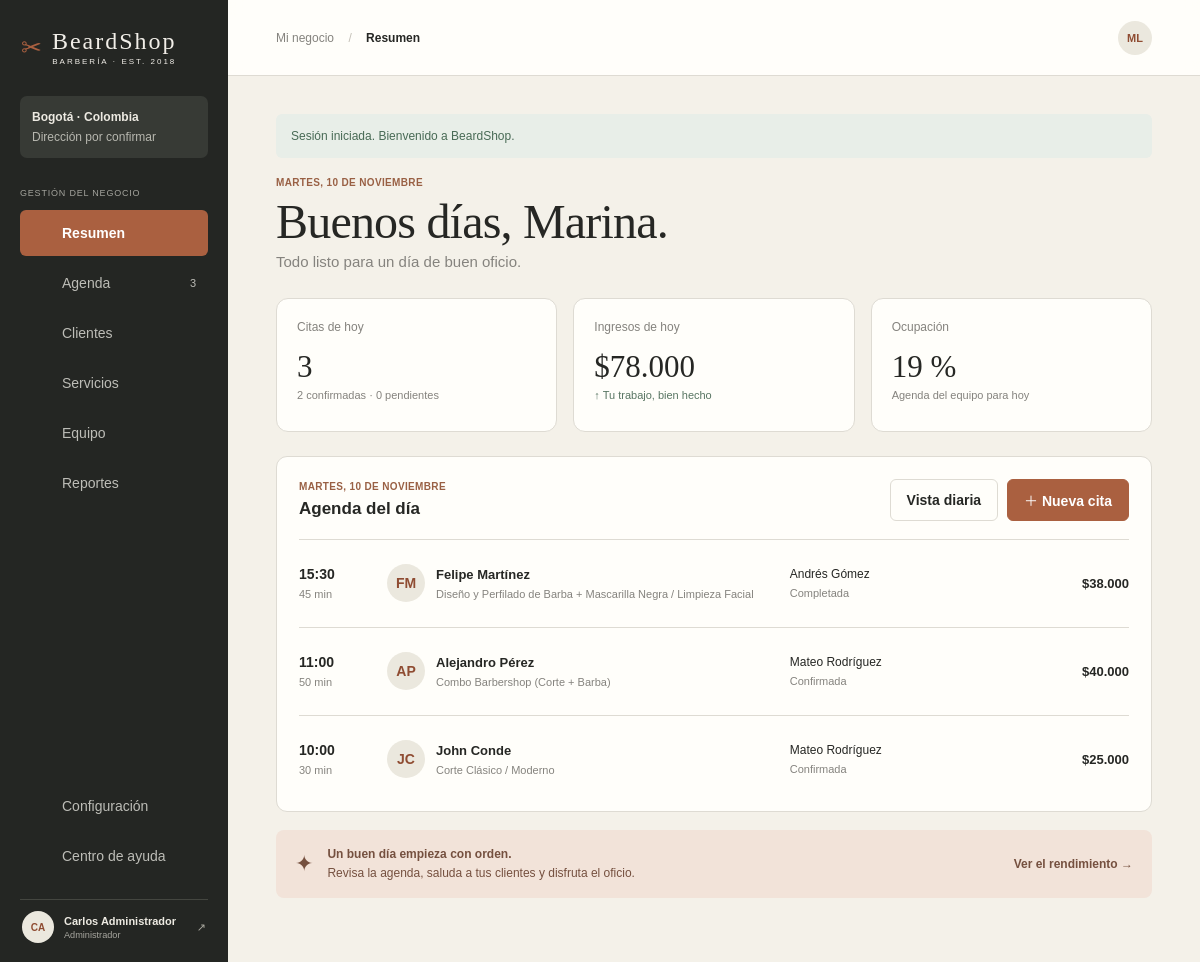
/index.php?view=dashboard (signed in), run on the app's committed database.
### tables this page shows
CREATE TABLE IF NOT EXISTS citas (
    id_cita INT AUTO_INCREMENT PRIMARY KEY,
    id_cliente INT NOT NULL,
    id_barbero INT NOT NULL,
    fecha_hora DATETIME NOT NULL,
    estado_cita ENUM('Pendiente', 'Confirmada', 'Completada', 'Cancelada') NOT NULL DEFAULT 'Pendiente',
    created_at TIMESTAMP DEFAULT CURRENT_TIMESTAMP,
    KEY idx_citas_fecha_estado (fecha_hora, estado_cita),
    KEY idx_citas_barbero_fecha (id_barbero, fecha_hora),
    CONSTRAINT fk_citas_cliente
        FOREIGN KEY (id_cliente) REFERENCES usuarios(id_usuario) ON DELETE CASCADE,
    CONSTRAINT fk_citas_barbero
        FOREIGN KEY (id_barbero) REFERENCES barberos(id_barbero) ON DELETE CASCADE
);

CREATE TABLE IF NOT EXISTS usuarios (
    id_usuario INT AUTO_INCREMENT PRIMARY KEY,
    nombre VARCHAR(100) NOT NULL,
    correo VARCHAR(100) NOT NULL UNIQUE,
    telefono VARCHAR(20) NOT NULL,
    password VARCHAR(255) NOT NULL,
    rol ENUM('Administrador', 'Barbero', 'Cliente') NOT NULL DEFAULT 'Cliente',
    fecha_nacimiento DATE NULL,
    notas TEXT NULL,
    created_at TIMESTAMP DEFAULT CURRENT_TIMESTAMP
);

### index.php (the view, shortened to what this page needs)
<?php
function h($value): string
{
    return htmlspecialchars((string) $value, ENT_QUOTES, 'UTF-8');
}
function pesos($amount): string
{
    return '$' . number_format((float) $amount, 0, ',', '.');
}
$requestedView = $_GET['view'] ?? 'dashboard';
$view = is_string($requestedView) ? $requestedView : 'not-found';
$pdo = null;
try {
    $pdo = conexion();
} catch (PDOException $exception) {
    error_log('BeardShop database connection failed: ' . $exception->getMessage());
    $connectionError = 'No se pudo conectar con la base de datos. Revisa CONEXION.php y ejecuta database/schema.sql.';
}
$flash = $_SESSION['flash'] ?? null;
$today = date('Y-m-d');
$spanishMonths = [1 => 'enero', 'febrero', 'marzo', 'abril', 'mayo', 'junio', 'julio', 'agosto', 'septiembre', 'octubre', 'noviembre', 'diciembre'];
$spanishWeekdays = ['domingo', 'lunes', 'martes', 'miércoles', 'jueves', 'viernes', 'sábado'];
$todaySpanish = $spanishWeekdays[(int) date('w')] . ', ' . date('d') . ' de ' . $spanishMonths[(int) date('n')];
$appointments = [
    ['id_cita' => 1, 'fecha_hora' => $today . ' 10:00:00', 'estado_cita' => 'Confirmada', 'cliente' => 'Alejandro Martín', 'telefono' => '612 345 678', 'barbero' => 'Diego Ruiz', 'servicio' => 'Corte + barba', 'duracion' => 45, 'total' => 38000],
    ['id_cita' => 2, 'fecha_hora' => $today . ' 10:30:00', 'estado_cita' => 'Confirmada', 'cliente' => 'Pablo García', 'telefono' => '622 456 789', 'barbero' => 'Lucas Vidal', 'servicio' => 'Corte clásico', 'duracion' => 30, 'total' => 25000],
    ['id_cita' => 3, 'fecha_hora' => $today . ' 11:00:00', 'estado_cita' => 'Pendiente', 'cliente' => 'Javier Torres', 'telefono' => '633 567 890', 'barbero' => 'Diego Ruiz', 'servicio' => 'Ritual de barba', 'duracion' => 25, 'total' => 20000],
];
$metrics = ['appointments' => 12, 'revenue' => 326000, 'occupancy' => 75, 'clients' => 248, 'regulars' => 186, 'services' => 292];
if ($pdo) {
    $clients = $pdo->query(
        "SELECT u.id_usuario, u.nombre, u.correo, u.telefono,
                COUNT(DISTINCT c.id_cita) AS visitas,
                COALESCE(SUM(cs.precio_aplicado), 0) AS total_gastado,
                MAX(c.fecha_hora) AS ultima_visita
         FROM usuarios u
         LEFT JOIN citas c ON c.id_cliente = u.id_usuario
         LEFT JOIN cita_servicios cs ON cs.id_cita = c.id_cita
         WHERE u.rol = 'Cliente'
         GROUP BY u.id_usuario, u.nombre, u.correo, u.telefono
         ORDER BY u.nombre"
    )->fetchAll();
    $appointments = $pdo->query(
        "SELECT c.id_cita, c.fecha_hora, c.estado_cita, u.nombre AS cliente,
                u.telefono, ub.nombre AS barbero,
                COALESCE(GROUP_CONCAT(s.nombre_servicio ORDER BY s.nombre_servicio SEPARATOR ' + '), 'Servicio por definir') AS servicio,
                COALESCE(SUM(cs.precio_aplicado), 0) AS total,
                COALESCE(SUM(s.duracion_minutos), 0) AS duracion
         FROM citas c
         JOIN usuarios u ON u.id_usuario = c.id_cliente
         JOIN barberos b ON b.id_barbero = c.id_barbero
         JOIN usuarios ub ON ub.id_usuario = b.id_usuario
         LEFT JOIN cita_servicios cs ON cs.id_cita = c.id_cita
         LEFT JOIN servicios s ON s.id_servicio = cs.id_servicio
         GROUP BY c.id_cita, c.fecha_hora, c.estado_cita, u.nombre, u.telefono, ub.nombre
         ORDER BY c.fecha_hora DESC
         LIMIT 200"
    )->fetchAll();
    $summary = $pdo->query(
        "SELECT
            (SELECT COUNT(*) FROM citas WHERE DATE(fecha_hora) = CURDATE() AND estado_cita <> 'Cancelada') AS citas_hoy,
            (SELECT COALESCE(SUM(monto), 0) FROM pagos WHERE DATE(fecha_pago) = CURDATE() AND estado_pago = 'Aprobado') AS ingresos_hoy,
            (SELECT COUNT(*) FROM citas WHERE DATE(fecha_hora) = CURDATE() AND estado_cita = 'Completada') AS servicios_hoy,
            (SELECT COUNT(*) FROM barberos WHERE estado = 'Activo') AS barberos_activos,
            (SELECT COUNT(*) FROM usuarios WHERE rol = 'Cliente') AS clientes"
    )->fetch();
    $metrics['appointments'] = (int) $summary['citas_hoy'];
    $metrics['revenue'] = (float) $summary['ingresos_hoy'];
    $metrics['services'] = (int) $summary['servicios_hoy'];
    $metrics['occupancy'] = min(100, (int) round($metrics['appointments'] / max(1, (int) $summary['barberos_activos'] * 8) * 100));
    $metrics['clients'] = (int) $summary['clientes'];
    $metrics['regulars'] = count(array_filter($clients, static function ($client) {
        return (int) $client['visitas'] >= 5;
    }));
}
$pageNames = [
    'dashboard' => 'Resumen', 'agenda' => 'Agenda', 'appointment-new' => 'Agenda',
    'clients' => 'Clientes', 'client' => 'Clientes', 'services' => 'Servicios',
    'team' => 'Equipo', 'reports' => 'Reportes', 'settings' => 'Configuración',
    'help' => 'Centro de ayuda', 'login' => 'Acceso', 'offline' => 'Agenda sin conexión',
    'not-found' => 'Página no encontrada',
];
$currentPageName = $pageNames[$view] ?? 'Resumen';
$navigation = [
    ['dashboard', 'Resumen', 'grid'],
    ['agenda', 'Agenda', 'calendar'],
    ['clients', 'Clientes', 'users'],
    ['services', 'Servicios', 'scissors'],
    ['team', 'Equipo', 'person'],
    ['reports', 'Reportes', 'chart'],
];
?>
<!doctype html>
<html lang="es">
<head>
    <link rel="stylesheet" href="app.css">
</head>
<body>
<?php if ($view === 'login'): ?>
    <main class="login-layout">
        <section class="login-story">
            <a class="brand brand-light" href="index.php"><span class="brand-mark">✂</span><span>BeardShop<small>BARBERÍA · EST. 2018</small></span></a>
            <div class="login-copy">
                <p class="eyebrow">EL ESPACIO DETRÁS DEL OFICIO</p>
                <h1>Buen corte.<br>Buena gestión.</h1>
                <p>Menos tiempo entre papeles. Más tiempo para lo que mejor sabes hacer.</p>
            </div>
            <span class="login-foot">PRECISIÓN · CARÁCTER · CUIDADO</span>
        </section>
        <section class="login-panel">
            <a class="brand" href="index.php"><span class="brand-mark">✂</span><span>BeardShop<small>BARBERÍA · EST. 2018</small></span></a>
            <p class="eyebrow">TU NEGOCIO, EN ORDEN</p>
            <h2>Bienvenido a BeardShop.</h2>
            <p class="muted">Entra y prepara una gran jornada.</p>
            <form class="stack-form" action="index.php?view=login" method="post">
                <input type="hidden" name="csrf_token" value="<?= h($_SESSION['csrf_token']) ?>"><input type="hidden" name="action" value="login">
                <label>Correo electrónico<input type="email" name="correo" placeholder="usuario@beardshop.com" required autocomplete="username"></label>
                <label>Contraseña<input type="password" name="password" placeholder="••••••••••••" required autocomplete="current-password"></label>
                <label class="remember"><input type="checkbox" checked> Recordarme <a href="index.php?view=help">¿Olvidaste tu contraseña?</a></label>
                <button class="button button-primary button-wide" type="submit">→ <span>Entrar a mi barbería</span></button>
            </form>
            <p class="secure-note">♙ &nbsp; Acceso seguro. Tus datos, siempre protegidos.</p>
            <hr>
            <p class="support-link">¿Necesitas una mano? <a href="index.php?view=help">Contactar con soporte</a></p>
        </section>
    </main>
<?php else: ?>
    <div class="app-shell">
        <aside class="sidebar" id="sidebar">
            <a class="brand brand-light" href="index.php" aria-label="BeardShop, ir al resumen">
                <span class="brand-mark">✂</span><span>BeardShop<small>BARBERÍA · EST. 2018</small></span>
            </a>
            <div class="location-card"><strong>Bogotá · Colombia</strong><span>Dirección por confirmar</span></div>
            <p class="side-label">GESTIÓN DEL NEGOCIO</p>
            <nav class="side-nav" aria-label="Navegación principal">
                <?php foreach ($navigation as [$route, $label, $symbol]): ?>
                    <?php $isActive = $view === $route || $route === 'agenda' && $view === 'appointment-new'; ?>
                    <a class="nav-link <?= $isActive ? 'active' : '' ?>"
                       href="index.php?view=<?= h($route) ?>">
                        <span class="nav-icon"><?= icon($symbol) ?></span><span><?= h($label) ?></span>
                        <?php if ($route === 'agenda' && $metrics['appointments']): ?><small><?= (int) $metrics['appointments'] ?></small><?php endif; ?>
                    </a>
                <?php endforeach; ?>
            </nav>
            <div class="side-bottom">
                <a class="nav-link <?= $view === 'settings' ? 'active' : '' ?>" href="index.php?view=settings"><span class="nav-icon"><?= icon('settings') ?></span><span>Configuración</span></a>
                <a class="nav-link <?= $view === 'help' ? 'active' : '' ?>" href="index.php?view=help"><span class="nav-icon"><?= icon('help') ?></span><span>Centro de ayuda</span></a>
                <a class="profile-link" href="index.php?view=<?= isset($_SESSION['user_id']) ? 'logout' : 'login' ?>"><span class="avatar avatar-small"><?= h(initials((string) ($_SESSION['user_name'] ?? 'Marina López'))) ?></span><span><strong><?= h($_SESSION['user_name'] ?? 'Marina López') ?></strong><small><?= h($_SESSION['user_role'] ?? 'Vista previa') ?></small></span><span class="profile-arrow"><?= isset($_SESSION['user_id']) ? '↗' : '→' ?></span></a>
            </div>
        </aside>
        <main class="main-area">
            <header class="topbar">
                <div class="breadcrumbs">Mi negocio <span>/</span> <strong><?= h($currentPageName) ?></strong></div>
                <a class="topbar-avatar" href="index.php?view=login" aria-label="Perfil de Marina López">ML</a>
            </header>
            <div class="content">
                <?php if ($flash): ?>
                    <div class="notice notice-<?= h($flash['type']) ?>" role="status"><?= h($flash['text']) ?></div>
                <?php endif; ?>
                <?php if ($view === 'dashboard'): ?>
                    <section class="page-heading">
                        <p class="eyebrow"><?= h(strtoupper($todaySpanish)) ?></p>
                        <h1>Buenos días, Marina.</h1>
                        <p>Todo listo para un día de buen oficio.</p>
                    </section>
                    <section class="metric-grid">
                        <article class="metric-card"><span>Citas de hoy</span><strong><?= (int) $metrics['appointments'] ?></strong><small><?= count(array_filter($appointments, static function ($appointment) { return substr($appointment['fecha_hora'], 0, 10) === date('Y-m-d') && $appointment['estado_cita'] === 'Confirmada'; })) ?> confirmadas · <?= count(array_filter($appointments, static function ($appointment) { return substr($appointment['fecha_hora'], 0, 10) === date('Y-m-d') && $appointment['estado_cita'] === 'Pendiente'; })) ?> pendientes</small></article>
                        <article class="metric-card"><span>Ingresos de hoy</span><strong><?= h(pesos($metrics['revenue'])) ?></strong><small class="trend">↑ Tu trabajo, bien hecho</small></article>
                        <article class="metric-card"><span>Ocupación</span><strong><?= (int) $metrics['occupancy'] ?> %</strong><small>Agenda del equipo para hoy</small></article>
                    </section>
                    <section class="section-card schedule-card">
                        <div class="section-head"><div><p class="eyebrow"><?= h(strtoupper($todaySpanish)) ?></p><h2>Agenda del día</h2></div><div class="head-actions"><a class="button button-secondary" href="index.php?view=agenda">Vista diaria</a><a class="button button-primary" href="index.php?view=appointment-new">＋ Nueva cita</a></div></div>
                        <div class="schedule-list">
                            <?php foreach (array_filter($appointments, static function ($appointment) { return substr($appointment['fecha_hora'], 0, 10) === date('Y-m-d'); }) as $appointment): ?>
                                <article class="schedule-item">
                                    <time><?= h(date('H:i', strtotime($appointment['fecha_hora']))) ?><small><?= (int) $appointment['duracion'] ?> min</small></time>
                                    <div class="schedule-client"><span class="avatar"><?= h(initials($appointment['cliente'])) ?></span><div><strong><?= h($appointment['cliente']) ?></strong><small><?= h($appointment['servicio']) ?></small></div></div>
                                    <div class="schedule-barber"><?= h($appointment['barbero']) ?><small><?= h($appointment['estado_cita']) ?></small></div>
                                    <strong class="schedule-price"><?= h(pesos($appointment['total'])) ?></strong>
                                </article>
                            <?php endforeach; ?>
                        </div>
                    </section>
                    <section class="quick-note"><span>✦</span><p><strong>Un buen día empieza con orden.</strong><br>Revisa la agenda, saluda a tus clientes y disfruta el oficio.</p><a href="index.php?view=reports">Ver el rendimiento →</a></section>
                <?php endif; ?>
            </div>
        </main>
    </div>
<?php endif; ?>
</body>
</html>
<?php
function initials(string $name): string
{
    $parts = preg_split('/\s+/', trim($name)) ?: [];
    $letters = '';
    foreach (array_slice($parts, 0, 2) as $part) {
        if (preg_match('/^./us', $part, $match)) {
            $letters .= $match[0];
        }
    }
    return strtoupper($letters);
}
function icon(string $name): string
{
    $paths = [
        'grid' => '<rect x="3" y="3" width="7" height="7" rx="1"/><rect x="14" y="3" width="7" height="7" rx="1"/><rect x="3" y="14" width="7" height="7" rx="1"/><rect x="14" y="14" width="7" height="7" rx="1"/>',
        'calendar' => '<rect x="3" y="5" width="18" height="16" rx="2"/><path d="M16 3v4M8 3v4M3 10h18"/>',
        'users' => '<path d="M16 21v-2a4 4 0 0 0-4-4H8a4 4 0 0 0-4 4v2"/><circle cx="10" cy="7" r="4"/><path d="M20 21v-2a4 4 0 0 0-3-3.87M16 3.13a4 4 0 0 1 0 7.75"/>',
        'scissors' => '<circle cx="6" cy="6" r="3"/><circle cx="6" cy="18" r="3"/><path d="m8.1 8.1 12.8 12.8M14 6l-3.5 3.5M8.1 15.9 12 12"/>',
        'person' => '<path d="M20 21a8 8 0 0 0-16 0"/><circle cx="12" cy="8" r="4"/>',
        'chart' => '<path d="M3 3v18h18"/><path d="m19 9-5 5-4-4-5 5"/>',
        'settings' => '<circle cx="12" cy="12" r="3"/><path d="m19.4 15 .1.1 1.4 1.1-1.4 2.4-1.7-.7a8 8 0 0 1-1.7 1l-.3 1.8h-2.8l-.3-1.8a8 8 0 0 1-1.7-1l-1.7.7-1.4-2.4 1.4-1.1a7 7 0 0 1 0-2l-1.4-1.1 1.4-2.4 1.7.7a8 8 0 0 1 1.7-1l.3-1.8h2.8l.3 1.8a8 8 0 0 1 1.7 1l1.7-.7 1.4 2.4-1.4 1.1a7 7 0 0 1 0 2Z"/>',
        'help' => '<circle cx="12" cy="12" r="9"/><path d="M9.6 9a2.5 2.5 0 1 1 4.5 1.5c-1.2 1.2-2.1 1.4-2.1 3M12 17h.01"/>',
    ];
    return '<svg class="icon" viewBox="0 0 24 24" fill="none" stroke="currentColor" stroke-width="1.6" stroke-linecap="round" stroke-linejoin="round" aria-hidden="true">' . ($paths[$name] ?? '') . '</svg>';
}

### data on the page
citas: fecha_hora "15:30", duracion "45", id_cliente.nombre "FM", id_cliente.nombre "Felipe Martínez", servicio "Diseño y Perfilado de Barba + Mascarilla Negra / Limpieza Facial", barbero "Andrés Gómez", estado_cita "Completada", total "$38.000"
citas: fecha_hora "11:00", duracion "50", id_cliente.nombre "AP", id_cliente.nombre "Alejandro Pérez", servicio "Combo Barbershop (Corte + Barba)", barbero "Mateo Rodríguez", estado_cita "Confirmada", total "$40.000"
citas: fecha_hora "10:00", duracion "30", id_cliente.nombre "JC", id_cliente.nombre "John Conde", servicio "Corte Clásico / Moderno", barbero "Mateo Rodríguez", estado_cita "Confirmada", total "$25.000"

### other printed values
$label "Resumen"
$label "Agenda"
$label "Clientes"
$label "Servicios"
$label "Equipo"
$label "Reportes"
initials((string) ($_SESSION['user_name'] ?? 'Marina López')) "CA"
$_SESSION['user_name'] "Carlos Administrador"
$_SESSION['user_role'] "Administrador"
$currentPageName "Resumen"
$flash['text'] "Sesión iniciada. Bienvenido a BeardShop."
$metrics['appointments'] "3"
pesos($metrics['revenue']) "$78.000"
$metrics['occupancy'] "19"
